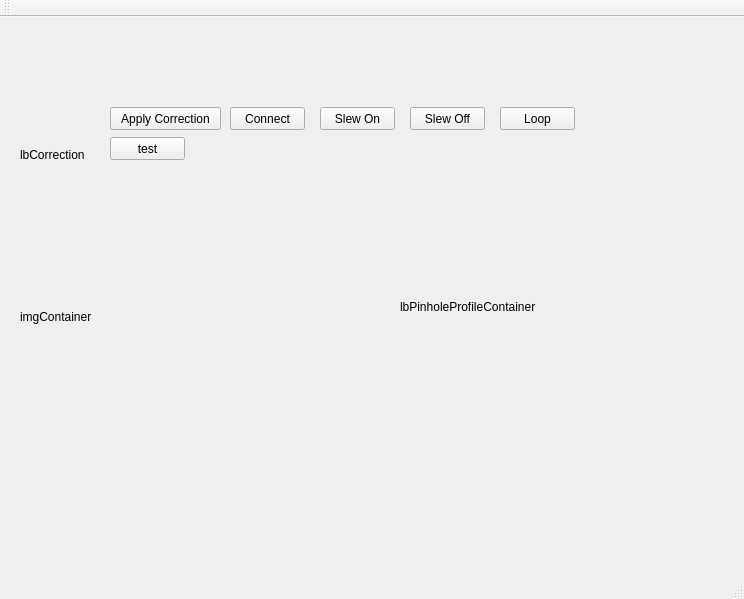
<?xml version="1.0" encoding="UTF-8"?>
<ui version="4.0">
 <class>AutoguiderPanelClass</class>
 <widget class="QMainWindow" name="AutoguiderPanelClass">
  <property name="geometry">
   <rect>
    <x>0</x>
    <y>0</y>
    <width>744</width>
    <height>599</height>
   </rect>
  </property>
  <property name="windowTitle">
   <string>AutoguiderPanel</string>
  </property>
  <widget class="QWidget" name="centralWidget">
   <widget class="QPushButton" name="pushButton">
    <property name="geometry">
     <rect>
      <x>110</x>
      <y>90</y>
      <width>111</width>
      <height>23</height>
     </rect>
    </property>
    <property name="text">
     <string>Apply Correction</string>
    </property>
   </widget>
   <widget class="QPushButton" name="pushButton_2">
    <property name="geometry">
     <rect>
      <x>230</x>
      <y>90</y>
      <width>75</width>
      <height>23</height>
     </rect>
    </property>
    <property name="text">
     <string>Connect</string>
    </property>
   </widget>
   <widget class="QPushButton" name="btSlewOn">
    <property name="geometry">
     <rect>
      <x>320</x>
      <y>90</y>
      <width>75</width>
      <height>23</height>
     </rect>
    </property>
    <property name="text">
     <string>Slew On</string>
    </property>
   </widget>
   <widget class="QPushButton" name="btSlewOff">
    <property name="geometry">
     <rect>
      <x>410</x>
      <y>90</y>
      <width>75</width>
      <height>23</height>
     </rect>
    </property>
    <property name="text">
     <string>Slew Off</string>
    </property>
   </widget>
   <widget class="QPushButton" name="btLoop">
    <property name="geometry">
     <rect>
      <x>500</x>
      <y>90</y>
      <width>75</width>
      <height>23</height>
     </rect>
    </property>
    <property name="text">
     <string>Loop</string>
    </property>
   </widget>
   <widget class="QPushButton" name="btTest">
    <property name="geometry">
     <rect>
      <x>110</x>
      <y>120</y>
      <width>75</width>
      <height>23</height>
     </rect>
    </property>
    <property name="text">
     <string>test</string>
    </property>
   </widget>
   <widget class="QLabel" name="imgContainer">
    <property name="geometry">
     <rect>
      <x>20</x>
      <y>180</y>
      <width>320</width>
      <height>240</height>
     </rect>
    </property>
    <property name="text">
     <string>imgContainer</string>
    </property>
   </widget>
   <widget class="QLabel" name="lbCorrection">
    <property name="geometry">
     <rect>
      <x>20</x>
      <y>130</y>
      <width>81</width>
      <height>16</height>
     </rect>
    </property>
    <property name="text">
     <string>lbCorrection</string>
    </property>
   </widget>
   <widget class="QLabel" name="lbPinholeProfileContainer">
    <property name="geometry">
     <rect>
      <x>400</x>
      <y>170</y>
      <width>320</width>
      <height>240</height>
     </rect>
    </property>
    <property name="text">
     <string>lbPinholeProfileContainer</string>
    </property>
   </widget>
  </widget>
  <widget class="QMenuBar" name="menuBar">
   <property name="geometry">
    <rect>
     <x>0</x>
     <y>0</y>
     <width>744</width>
     <height>18</height>
    </rect>
   </property>
  </widget>
  <widget class="QToolBar" name="mainToolBar">
   <attribute name="toolBarArea">
    <enum>TopToolBarArea</enum>
   </attribute>
   <attribute name="toolBarBreak">
    <bool>false</bool>
   </attribute>
  </widget>
  <widget class="QStatusBar" name="statusBar"/>
 </widget>
 <layoutdefault spacing="6" margin="11"/>
 <resources>
  <include location="autoguiderpanel.qrc"/>
 </resources>
 <connections/>
</ui>
